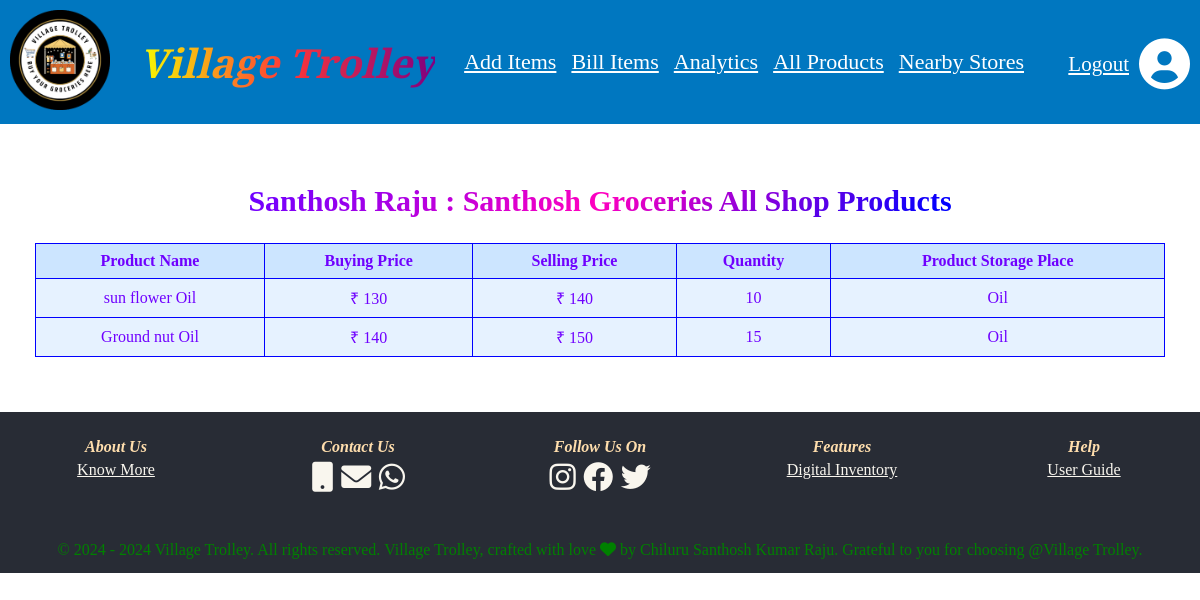
The page /shop_owner_products_data/7/ on the database as committed earlier.
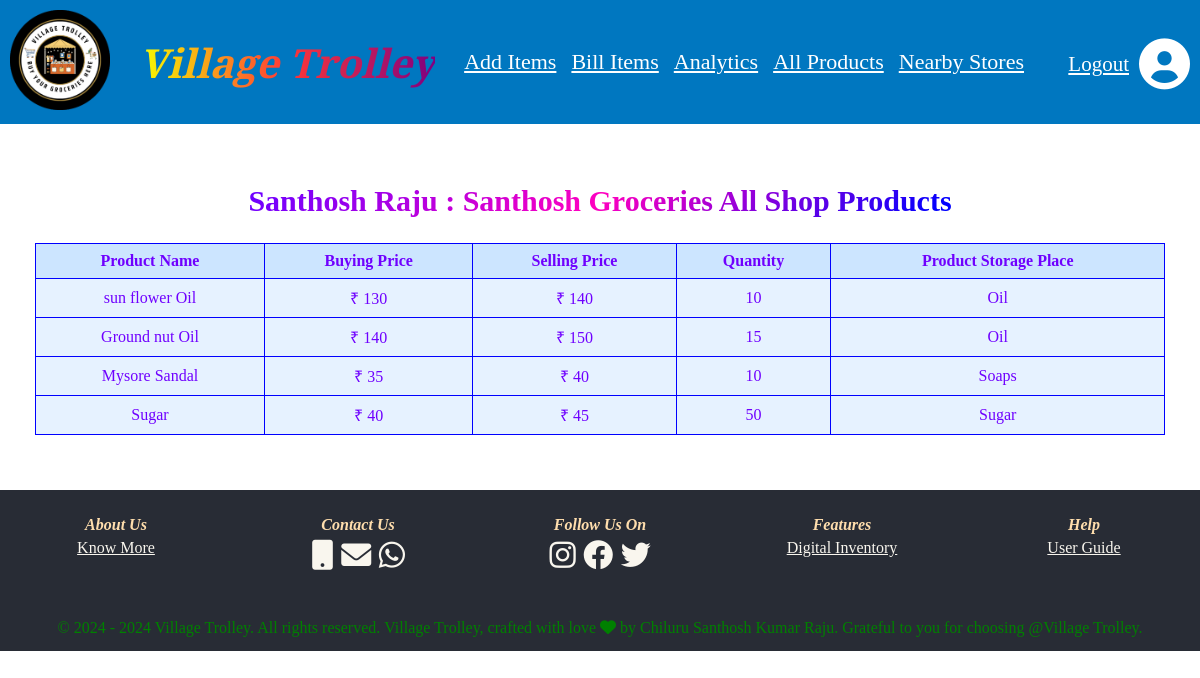
The same page on the database as committed later.
### shop_owner_registration_app/models.py (models this page shows, shortened)
class shop_owner_registration_model(models.Model):
    shop_owner_first_name = models.CharField(max_length=250,null=True)
    shop_owner_last_name = models.CharField(max_length=250,null=True)
    shop_owner_shop_name = models.CharField(max_length=250,null=True,unique=True)
    shop_owner_mail_id = models.EmailField(max_length=254,null=True,unique=True)
    shop_owner_phone_number = models.IntegerField(null=True,max_length=10,unique=True)
    shop_owner_street_address = models.CharField(max_length=1500,null=True)
    shop_owner_village_name = models.CharField(max_length=1500,null=True)
    shop_owner_mandal_name = models.CharField(max_length=1500,null=True)
    shop_owner_city_name = models.CharField(max_length=1500,null=True)
    shop_owner_state_name = models.CharField(max_length=1500,null=True)
    shop_owner_pincode = models.IntegerField(max_length=10,null=True)
    shop_owner_password = models.CharField( max_length=50,null=True)
    shop_owner_confirm_password = models.CharField( max_length=50,null=True)

### shop_owner_add_items_app/models.py (models this page shows, shortened)
class shop_owner_add_items(models.Model):
     shop_user_name = models.ForeignKey(shop_owner_registration_model, on_delete=models.CASCADE)
     product_name = models.CharField(max_length=500,null=True)
     product_buying_price = models.IntegerField(null=True)
     product_selling_price = models.IntegerField(null=True)
     product_qunatity = models.IntegerField(null=True)
     product_storage_place = models.CharField(max_length=50,null=True)

### shop_products_data_app/views.py (the view)
# urls.py: path('shop_owner_products_data/<int:shop_owner_id>/',views.shop_owner_products_data,name='shop_owner_products_data')
def shop_owner_products_data(request,shop_owner_id):
    shop_user_name = get_object_or_404(shop_owner_registration_model, pk=shop_owner_id)
    shop_owner_products = shop_owner_add_items.objects.filter(shop_user_name=shop_user_name)
    context = {
                    'shop_owner_first_name': shop_user_name.shop_owner_first_name,
                    'shop_owner_last_name': shop_user_name.shop_owner_last_name,
                    'shop_owner_shop_name': shop_user_name.shop_owner_shop_name,
                    'shop_owner_id': shop_owner_id,
                    'shop_owner_products': shop_owner_products
                }
    return render(request,'shop_owner_data.html',context)

### templates/shop_owner_data.html (shortened to what this page needs)
{% extends "base.html" %}
{% load static %}
  {% block css %}
      <link rel="stylesheet" href="{% static 'shop_owner_data.css' %}">
      <link rel="stylesheet" href="https://cdnjs.cloudflare.com/ajax/libs/font-awesome/6.0.0-beta3/css/all.min.css">
  {% endblock css %}
  {% block content %}
<section class="shop_owner_all_products_sec">
    <div class= "shop_owner_name_shop_name">
        <h1 class="data_header"> {{ shop_owner_first_name }} {{ shop_owner_last_name }}  : {{ shop_owner_shop_name }} All Shop Products </h1>
          <table class="center-table blue-border">
            <thead>
                <tr>
                    <th>Product Name</th>
                    <th>Buying Price</th>
                    <th>Selling Price</th>
                    <th>Quantity</th>
                    <th>Product Storage Place</th>
                </tr>
            </thead>
            <tbody>
                {% if shop_owner_products %}
                    {% for product in shop_owner_products %}
                    <tr>
                        <td>{{ product.product_name }}</td>
                        <td> ₹ {{ product.product_buying_price }}</td>
                        <td> ₹ {{ product.product_selling_price }}</td>
                        <td>{{ product.product_qunatity }}</td>
                        <td>{{ product.product_storage_place }}</td>
                    </tr>
                    {% empty %}
                    <tr>
                        <td colspan="5" style="color:red; text-align:center;">
                            <h1><b>No products found for this shop owner</b></h1>
                        </td>
                    </tr>
                    {% endfor %}
                {% else %}
                <tr>
                    <td colspan="5" style="color:red; text-align:center;">
                        <h1><b>No products found for this shop owner</b></h1>
                    </td>
                </tr>
                {% endif %}
            </tbody>
        </table>
    </div>
</section>
  {% endblock %}

### templates/base.html (shortened to what this page needs)
{% load static %}
<!DOCTYPE html>
<html lang="en">
<head>
  {% block css %}{% endblock css%}
  <link rel="stylesheet" href="{% static 'base.css' %}">
    <link rel="stylesheet" href="https://cdnjs.cloudflare.com/ajax/libs/font-awesome/6.0.0-beta3/css/all.min.css">
</head>
<body style = "margin:0">
    {% include "nav.html" %}
    {% block content %}
    {% endblock %}
    {% include "footer.html" %}
</body>
</html>

### templates/nav.html (shortened to what this page needs)
{% load static %}
{% load i18n %}
{% block css %}
    <link rel="stylesheet" href="{% static 'nav.css' %}">
    <link rel="stylesheet" href="https://cdnjs.cloudflare.com/ajax/libs/font-awesome/6.0.0-beta3/css/all.min.css">
{% endblock css%}
<section>
<nav class="navbar navbar-custom">
    <div class="VT_logo">
        <img src="{% static 'fotor-2024062021484.png' %}" style="width: 100px; height: 100px;" alt="VT Logo">
    </div>
    <div class="navbar-title">
      <span style="font-weight: bold;
            background: linear-gradient(to right, #F6FF00,#ff3737,purple);
            -webkit-background-clip: text;
            color: transparent;
            font-family: 'Playfair Display', serif; font-style: italic; ">
</span>
    </div>
    <div class="navbar-links">
        <a href="{% url "shop_owner_add_items" shop_owner_id %}">  <u>Add Items</u></a>
        <a href="#"> <u>Bill Items </u> </a>
        <a href="{% url "shop_owner_analytics" shop_owner_id %}">  <u>Analytics </u></a>
        <a href="{% url "shop_owner_products_data" shop_owner_id %}">  <u>All Products </u></a>
        <a href="{% url "shop_owner_nearby_shops" shop_owner_id %}"><u>Nearby Stores</u></a>
    </div>
    <div class="user-section">
        <div class="user-info">
            <div class="login-register">
                <a class= "L" href="{% url 'shop_owner_login_view' %}"><u>Logout</u></a>
            </div>
        </div>
        <i class="fa fa-circle-user"></i>
    </div>
</nav>
</section>

### templates/footer.html (shortened to what this page needs)
{% load static %}
{% block css %}
    <link rel="stylesheet" href="{% static 'footer.css' %}">
    <link rel="stylesheet" href="https://cdnjs.cloudflare.com/ajax/libs/font-awesome/6.0.0-beta3/css/all.min.css">
{% endblock css%}
<section>
<footer class="footer">
    <div class="footer-item">
        <ul>
            <li class="Footer_Heading">About Us</li>
            <a class= "footer_links" href="#">Know More</a>
        </ul>
    </div>
  <div class="footer-item">
        <ul>
            <li class="Footer_Heading">Contact Us</li>
            <div class="F_icons">
        <a href="tel:+1234567890"><i class="fa-solid fa-mobile-button"></i></a>
        <a href="https://www.gmail.com/"><i class="fa-solid fa-envelope"></i></i></a>
        <a href="https://www.whatsapp.com/"><i class="fa-brands fa-whatsapp"></i></i></a>
            </div>
        </ul>
    </div>
  <div class="footer-item">
        <ul>
            <li class="Footer_Heading">Follow Us On</li>
            <div class="F_icons">
        <a href="https://www.instagram.com/"><i class="fa-brands fa-instagram"></i></a>
        <a href="https://www.facebook.com/"><i class="fa-brands fa-facebook"></i></a>
        <a href="https://www.twitter.com/"><i class="fa-brands fa-twitter"></i></a>
            </div>
        </ul>
    </div>
  <div class="footer-item">
        <ul>
            <li class="Footer_Heading">Features</li>
            <a class= "footer_links" href="#">Digital Inventory</a>
        </ul>
    </div>
    <div class="footer-item">
        <ul>
            <li class="Footer_Heading">Help</li>
            <a class= "footer_links" href="#">User Guide</a>
        </ul>
    </div>
    <div class="copy">
        <p>&copy; 2024 - <span id="currentYear"></span> Village Trolley. All rights reserved.</p>
      <p> Village Trolley, crafted with love <i class="fa-solid fa-heart"></i> by Chiluru Santhosh Kumar Raju. </p>
       <p>Grateful to you for choosing @Village Trolley.</p>
    </div>
</footer>
</section>

### static/shop_owner_data.css (style rules this page uses)
.shop_owner_all_products_sec { padding:35px; }
.data_header { display: flex; text-align: center; justify-content: center; font-size:30px; background: linear-gradient(135deg, #6F00FF 20%, #FF00BF 50%, #0000FF 80%); -webkit-background-clip: text; -webkit-text-fill-color: transparent; font-family: Rockwell; }
.center-table { width: 100%; border-collapse: collapse; margin: 20px 0; }
.center-table th, .center-table td { border: 1px solid #000; padding: 8px; text-align: center; color: #6F00FF; font-family: Verdana; font-size: 16px; }
.blue-border th, .blue-border td { border: 1px solid blue; }
.blue-border th { background-color: #cce5ff; }
.blue-border td { background-color: #e6f2ff; }

### static/nav.css (style rules this page uses)
.navbar-custom { display: flex; justify-content: space-between; align-items: center; background-color: #0077c0; color: white; padding: 10px; }
.navbar-title { font-size: 40px; }
.navbar-title span { display: inline-block; background: linear-gradient(to right, red, orange, yellow, green, blue, indigo, violet); -webkit-background-clip: text; color: transparent; }
.navbar-links { display: flex; align-items: center; }
.navbar-links a { margin-right: 15px; text-decoration: none; color: white; font-size: 22px; }
.user-section { display: flex; align-items: center; }
.user-info { display: flex; flex-direction: column; align-items: flex-start; }
.login-register { display: flex; align-items: center; margin-top: 5px; }
.login-register a { text-decoration: none; color: white; font-size: 21px; }
.fa-circle-user { font-size: 51px; color: white; margin-left: 10px; margin-top: 3px; }

### static/footer.css (style rules this page uses)
.footer { background-color: #282C35; color: white; text-align: center; bottom: 0; width: 100%; display: grid; grid-template-columns: repeat(5, 1fr); gap: 10px; }
.footer-item { padding: 10px; }
.footer-item ul { list-style-type: none; padding: 0; }
.footer-item ul li { margin-bottom: 5px; }
.copy { grid-column: 1 / -1; text-align: center; color: green; padding: 10px 0; width: 100%; box-sizing: border-box; }
.copy p { display: inline-block; white-space: nowrap; overflow: hidden; text-overflow: ellipsis; margin: 0; }
.Footer_Heading { color:#FFDEAD; font-weight: bold; font-style: italic; }
.footer_links { text-decoration: underline; color:#F9F6EE; }
.F_icons { font-size: 30px; color:#F9F6EE; }
.fa-mobile-button, .fa-envelope , .fa-whatsapp , .fa-instagram , .fa-facebook , .fa-twitter { color:#F9F6EE; }

Rows that differ between the two databases and show on the page:
added shop_owner_add_items: product_name "Mysore Sandal", product_buying_price "35", product_selling_price "40", product_qunatity "10", product_storage_place "Soaps"
added shop_owner_add_items: product_name "Sugar", product_buying_price "40", product_selling_price "45", product_qunatity "50", product_storage_place "Sugar"
